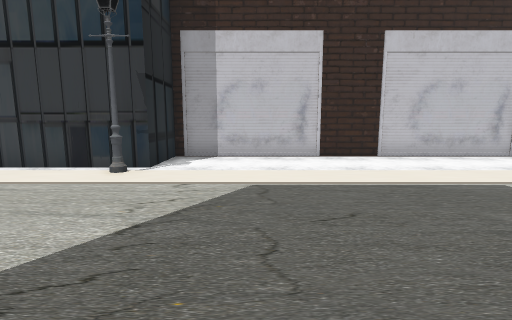
view 1 (above)

16 first-person views from a walk through a scene from a Unity 3-D project. The camera is 1.5 m above the floor, tilts 8° down and sees 85° across. The floor is counted in squares, 1.39 m on a side. Each view is taken from the middle of a square. On the plan, view 1 faces up. The plan holds only what a view shows up to about 12 squares ahead; the rest is blank. The place goes on beyond the plan. The player character is not drawn. Some surface patterns are stand-ins.

view 2
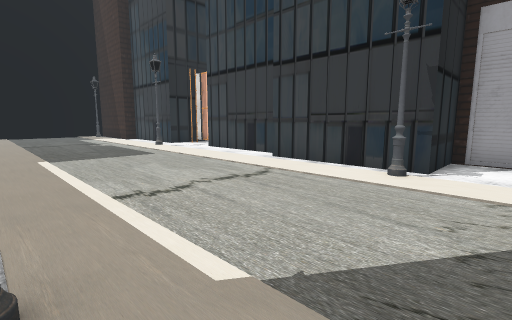

view 3
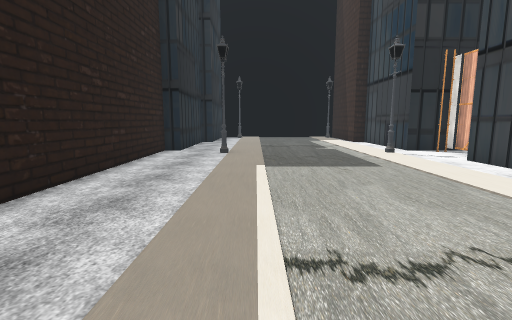

view 4
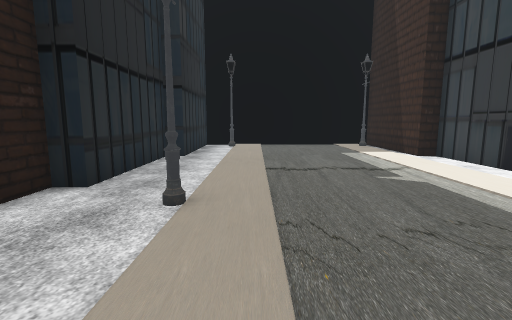

view 5
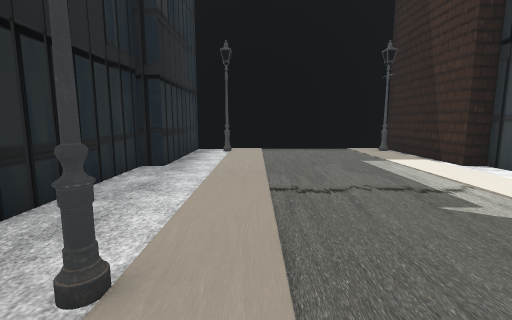

view 6
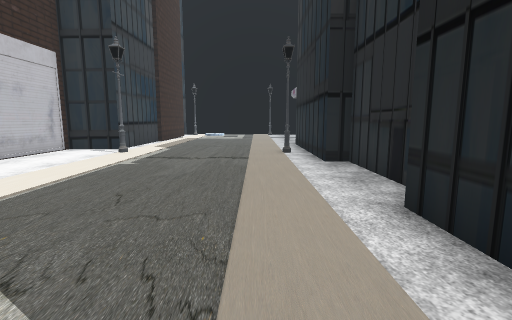

view 7
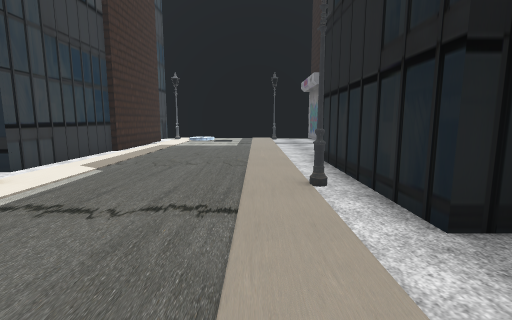

view 8
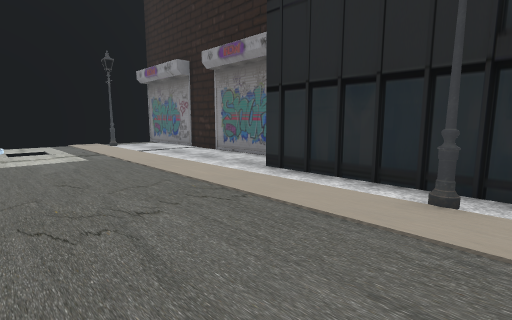

view 9
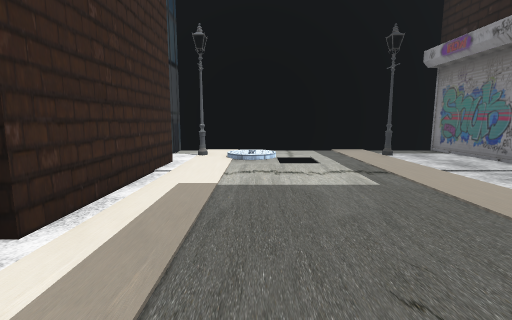

view 10
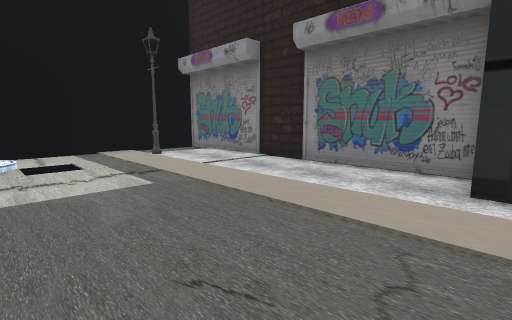

view 11
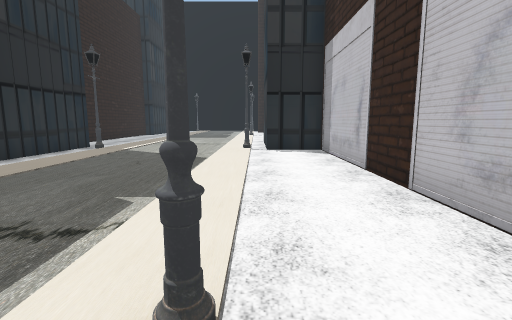

view 12
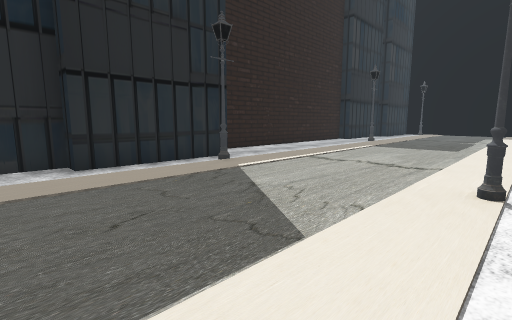

view 13
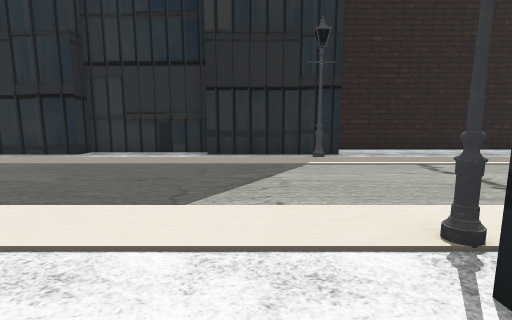

view 14
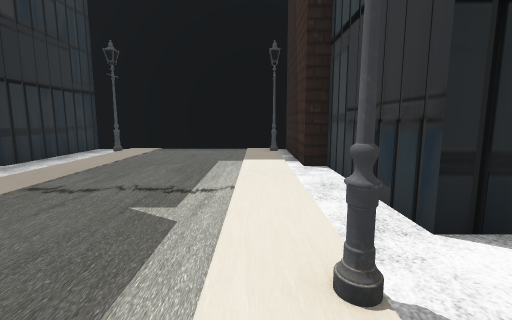

view 15
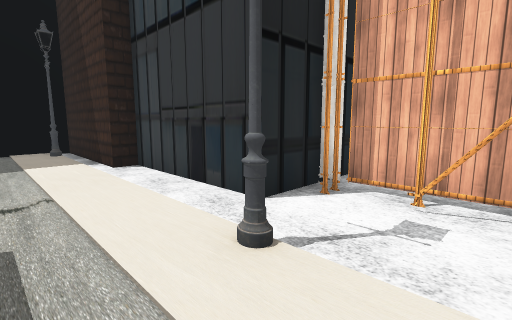

view 16
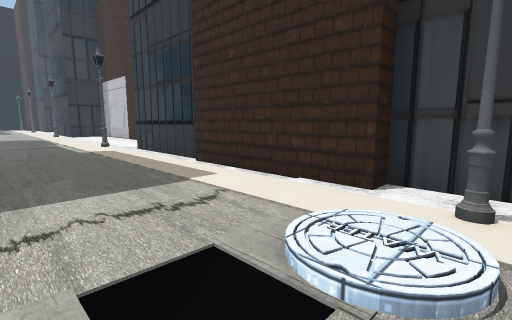

### Floor plan
Points are (right, up) in squares from view 1. A wall is a line through its corners. A room is listed if a view was taken in it or the views show most of it. See-through windows are left out.
Room 1 (views 1, 2, 3, 4, 5, 6, 7, 8, 9, 10, 11, 12, 13, 14, 15, 16)
walls: (-3.8, -0.9) (0.6, -0.9) (0.6, -1.6) (4.7, -1.6) (4.7, -0.9) (10.6, -0.9); (-7.2, 7.1) (-11, 7.1); (10.8, -2.5) (20.3, -2.5) (20.3, 6.8) (17.3, 6.8) (17.3, 6.2) (12.4, 6.2); (12.5, 6.4) (8.1, 6.4) (8.1, 8.4) (-2.5, 8.4) (-2.5, 6.4) (-6.8, 6.4); (-13.7, 6.8) (-17.9, 6.8) (-17.9, 6.2) (-22.2, 6.2) (-22.2, -1.3) (-17.9, -1.3) (-17.9, -1.9) (-13.7, -1.9) (-13.7, -2.5) (-4.1, -2.5)
ways out: opening at (-12.5, 7)
objects: streetlight (-21, 0); streetlight (-21, 6); streetlight (-13, 0); streetlight (-13, 6); streetlight (-3, 0); streetlight (-3, 6); streetlight (7, 0); streetlight (7, 6); streetlight (19, 0); streetlight (19, 6)

Positions as (right, up) in squares from view 1, and headings:
1: (0, 0), facing up
2: (-1, 0), facing up-left
3: (-3, 1), facing left
4: (-9, 1), facing left
5: (-11, 1), facing left
6: (-3, 1), facing right
7: (2, 1), facing right
8: (6, 4), facing down-right
9: (10, 4), facing right
10: (10, 4), facing down-right
11: (8, 6), facing left
12: (2, 6), facing down-left
13: (-1, 8), facing down
14: (-11, 5), facing left
15: (-11, 4), facing up-left
16: (19, 2), facing up-left
